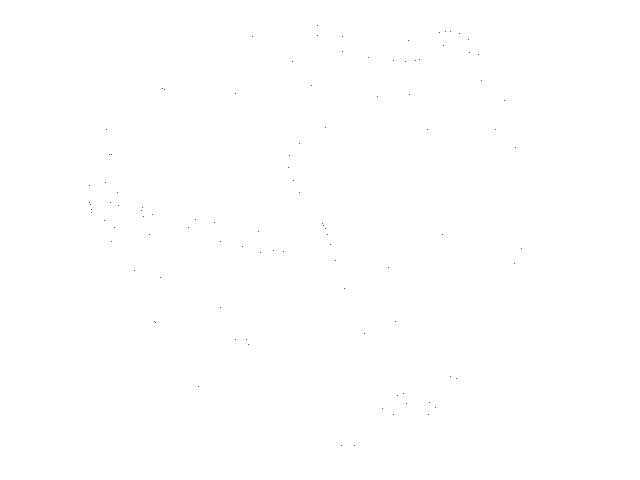
Frame 1 (no input)
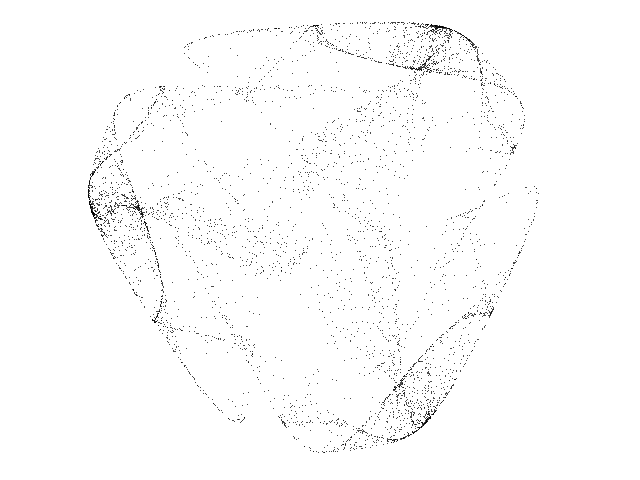
Frame 60 (the mouse pressed at the canvas centre just before this capture)
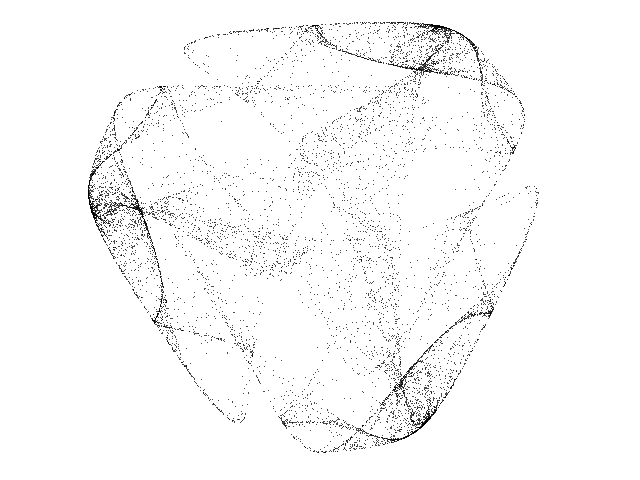
Frame 120 (the mouse held since frame 60 and released just before this capture)

The Processing sketch that drew these frames (run headless with seeded random() and noise(); from frame 60 on, the mouse is pressed at the canvas centre):

// Processing sketch: Icon_B
// ── Icon_B.pde
// Symmetric-Icon B chaotic map //

  float x = 0.01;
  float y = 0.01;
  float lambda = 1.56;
  float alpha = -1.0;
  float beta = 0.1;
  float gamma = -0.82;
  float omega = 0.12;
  int degree = 3;


void setup() {
  
  size(640, 480);
  background(255);
  
}

void draw() {
  
  for (int i=0; i<100; i++) {
    
    float zzbar = sq(x) + sq(y);
    float p = alpha * zzbar + lambda;
    float zreal = x;
    float zimag = y;

    for (int u=0; u<degree-2; u++) {

      float za = zreal * x - zimag * y;
      float zb = zimag * x + zreal * y;
      zreal = za;
      zimag = zb;
      
    }
    
    float zn = x * zreal - y * zimag;
    p = p + beta * zn;
    float xnew = p *x + gamma * zreal - omega * y;
    float ynew = p *y - gamma * zimag + omega * x;
    x = xnew;
    y = ynew;

    point( 320 + (180 * x), 220 + (180 * y));

  }

}
